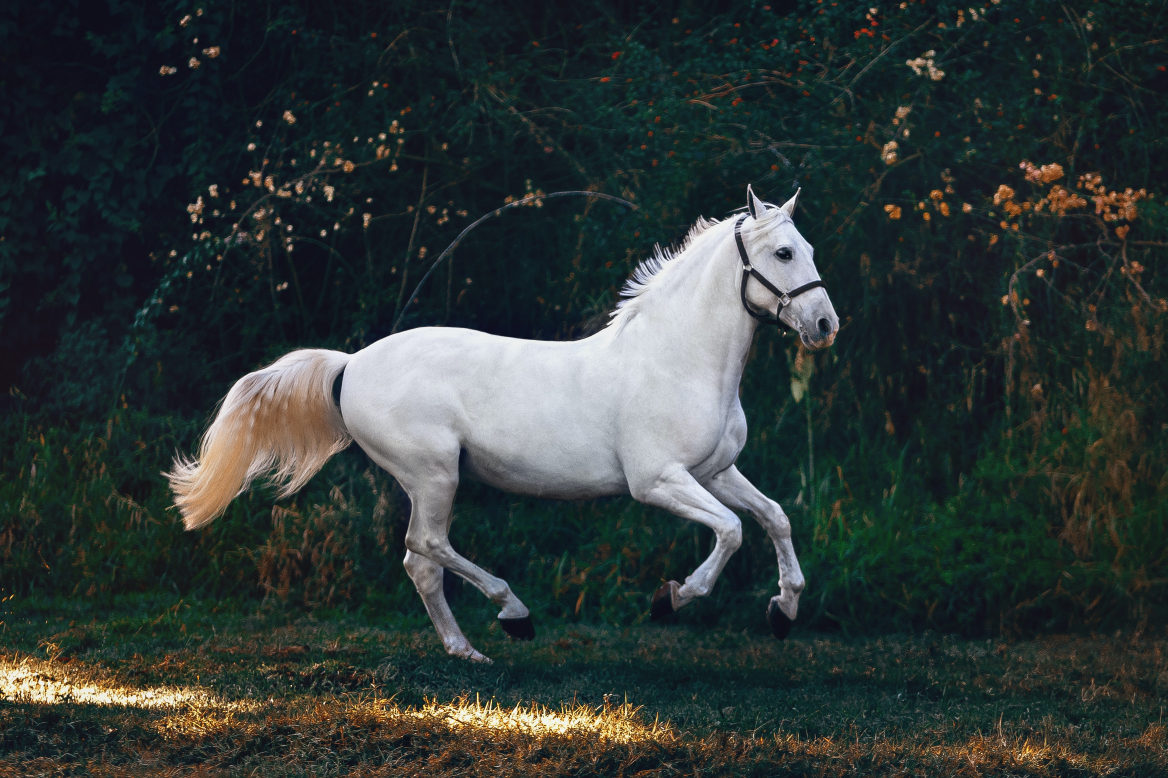
#> input picture horse.jpg, 3502 x 2334 px (shown at 1/3 size)
$ python threshold.py
#> lines starting #> are read from the running program, lines starting #| are printed output that depends on the picture; after the words box and inside, x2 and y2 are one past the last pixel; in counts of white or black regions, pixels touching at a corner belong together
import cv2

horse = cv2.imread("horse.jpg")
#> horse is the input picture: shape (2334, 3502, 3); mean B, G, R 55.3, 56.5, 48.2
scalePercent = 30
height, width, dim = horse.shape
#> height = 2334; width = 3502; dim = 3
SCALED_WIDTH = int(width * scalePercent / 100)
#> SCALED_WIDTH = 1050
SCALED_HEIGHT = int(height * scalePercent / 100)
#> SCALED_HEIGHT = 700
scaled_horse = cv2.resize(horse, (SCALED_WIDTH, SCALED_HEIGHT))
cv2.imshow("Original", scaled_horse)
grayscale = cv2.cvtColor(scaled_horse, cv2.COLOR_BGR2GRAY)
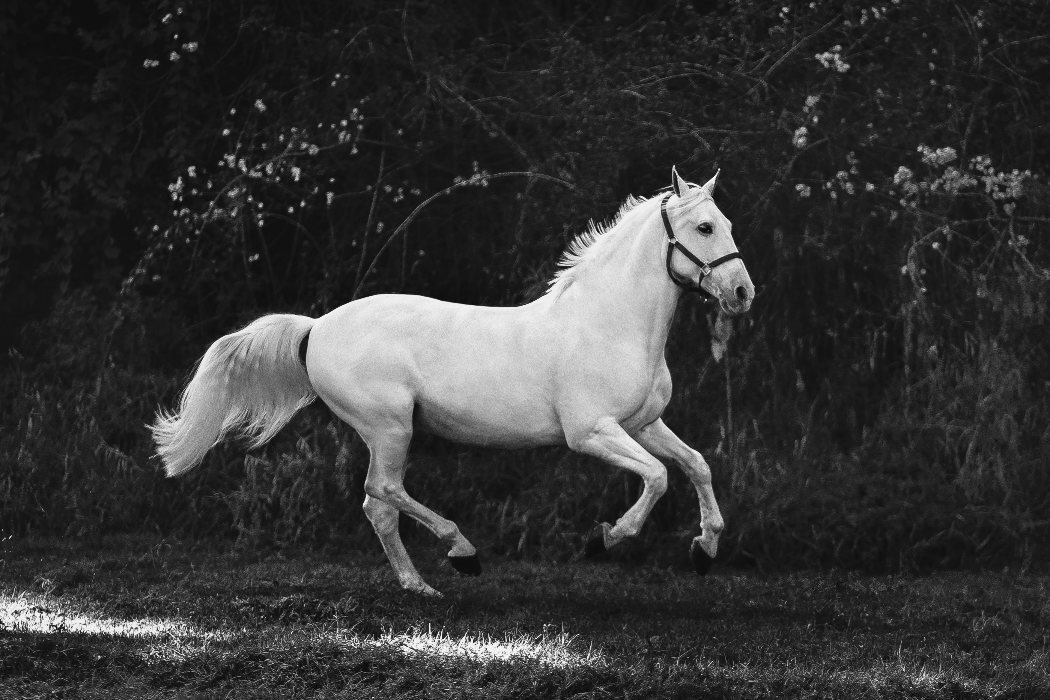
#> grayscale: shape (700, 1050); min 10, max 249, mean 53.7
_, mask = cv2.threshold(grayscale, 100, 255, cv2.THRESH_BINARY)
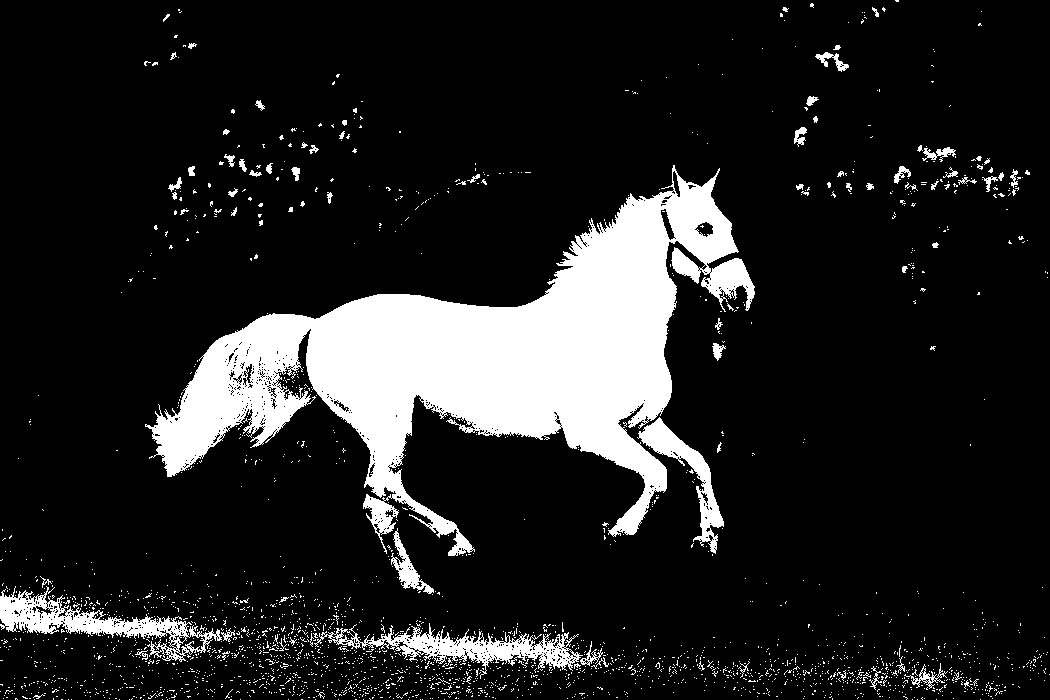
#> mask: shape (700, 1050); 13.8% white; 2429 white regions (2353 under 20 px), largest, box (x1, y1, x2, y2) and area: (145, 165, 755, 556) 79411, (0, 586, 222, 662) 4570, (314, 623, 583, 679) 4248
thresholdBlur = cv2.medianBlur(mask, 15, 0)
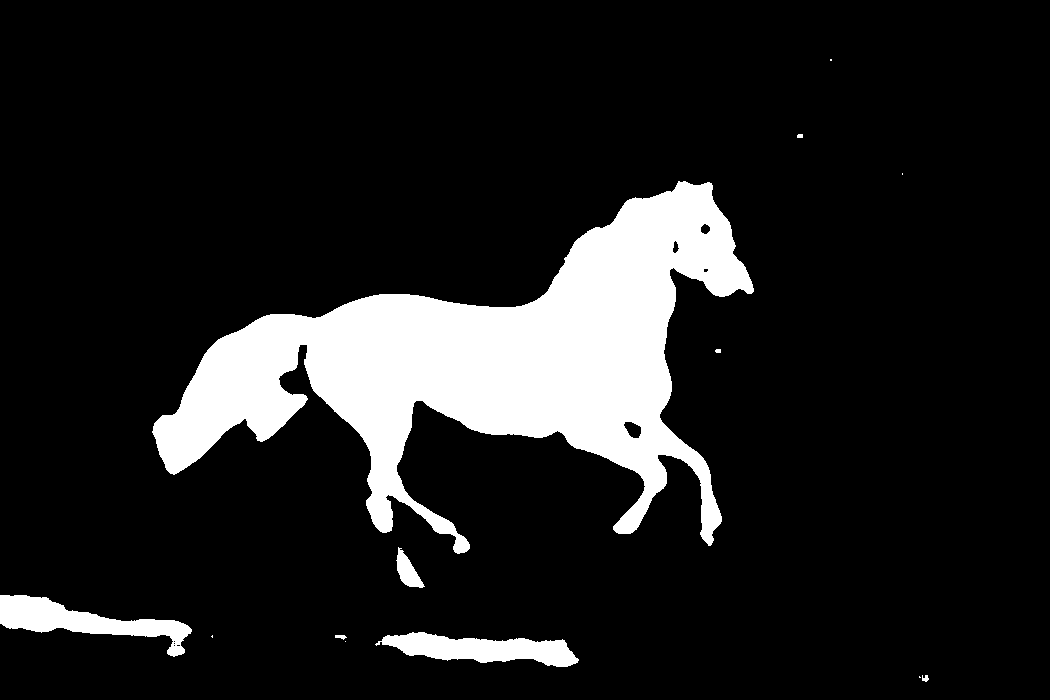
#> thresholdBlur: shape (700, 1050); 12.6% white; 13 white regions (5 under 20 px), largest, box (x1, y1, x2, y2) and area: (152, 181, 754, 554) 83618, (0, 595, 192, 657) 4418, (375, 632, 579, 667) 3996

# src, dst, maxValue, adaptiveMethod, thresholdType, blockSize, C
sketchedThreshold = cv2.adaptiveThreshold(grayscale, 255, cv2.ADAPTIVE_THRESH_MEAN_C, cv2.THRESH_BINARY, 45, 5)
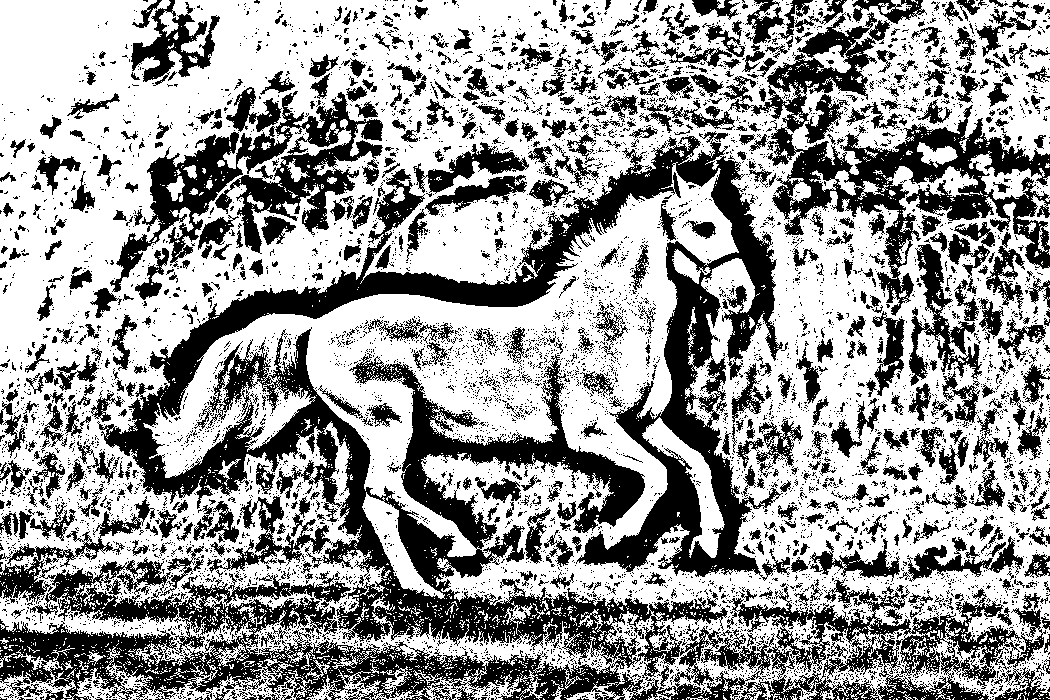
#> sketchedThreshold: shape (700, 1050); 60.8% white; 7094 black regions (6441 under 20 px), largest, box (x1, y1, x2, y2) and area: (0, 131, 1046, 700) 143432, (719, 12, 1050, 316) 21745, (110, 91, 383, 292) 14697
sketchedThreshold2 = cv2.adaptiveThreshold(grayscale, 255, cv2.ADAPTIVE_THRESH_GAUSSIAN_C, cv2.THRESH_BINARY, 45, 5)
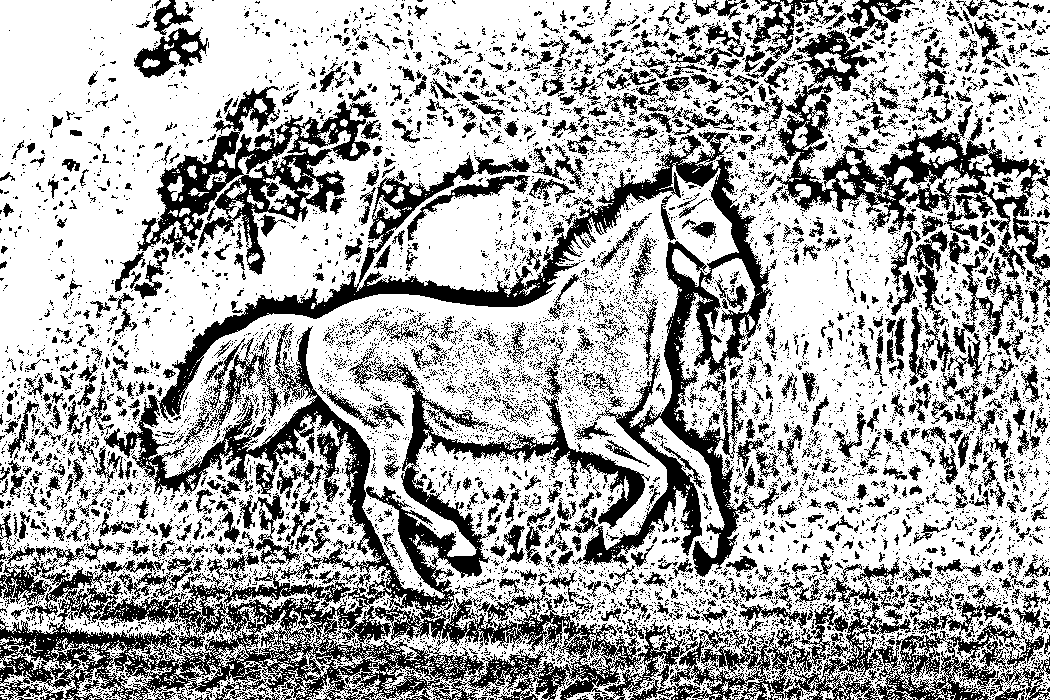
#> sketchedThreshold2: shape (700, 1050); 66.8% white; 9187 black regions (8214 under 20 px), largest, box (x1, y1, x2, y2) and area: (0, 323, 1050, 700) 76942, (159, 131, 777, 577) 30616, (137, 86, 377, 275) 12901

# Remove background
masked = cv2.bitwise_and(scaled_horse, scaled_horse, mask=mask)

maskWithBlur = cv2.medianBlur(masked, 15, 0)
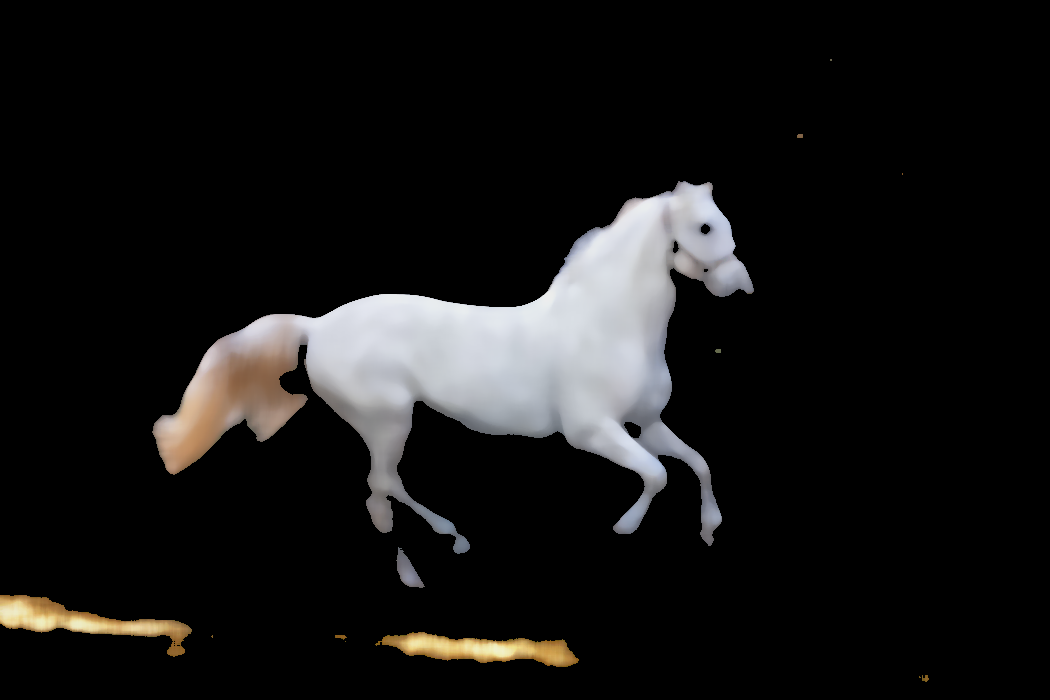
#> maskWithBlur: shape (700, 1050, 3); mean B, G, R 21.9, 22.3, 22.8
cv2.imshow("After Masking", maskWithBlur)
cv2.imshow("After adaptive threshold mean operation", sketchedThreshold)
cv2.imshow("After adaptive threshold gauss operation", sketchedThreshold2)
cv2.waitKey(0)
